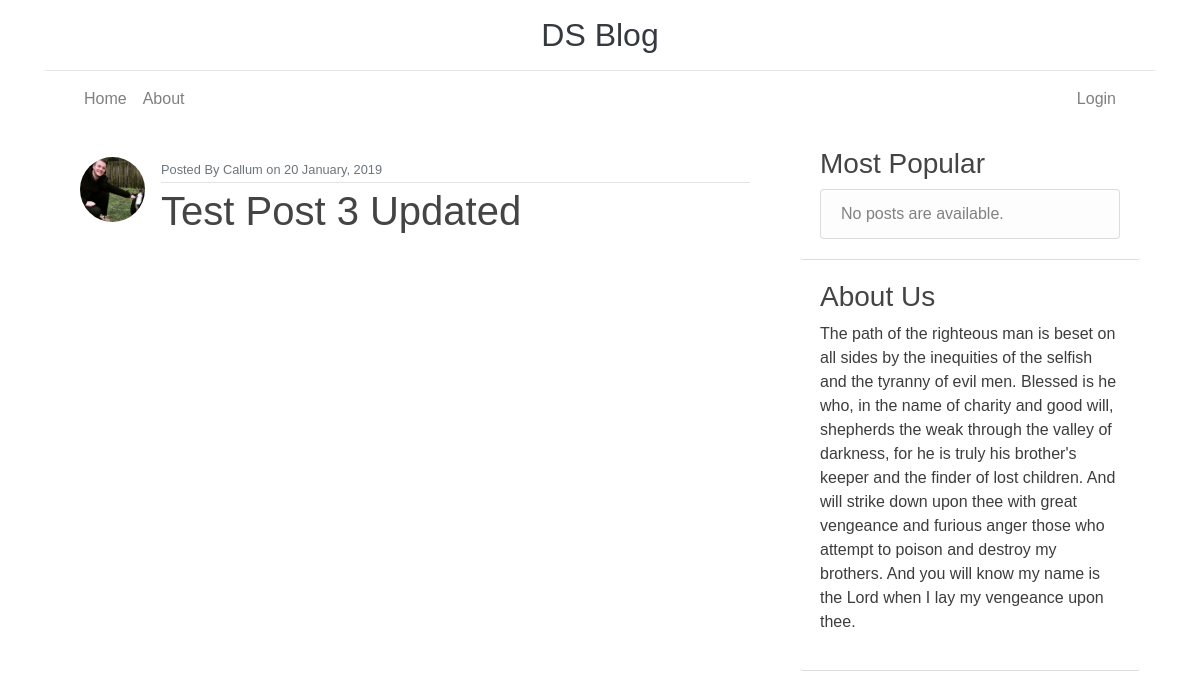
Screenshot of /3/ with the database file from the repository.
### blogPosts/models.py (models this page shows, shortened)
class BlogPost(models.Model):
    post_title = models.CharField(max_length=200)
    subtitle = models.CharField(max_length=400, default="Subtitle")
    pub_date = models.DateTimeField(default=timezone.now)
    author = models.ForeignKey(User, on_delete=models.CASCADE)
    body = models.TextField(default="Body")

### users/models.py (models this page shows, shortened)
class Profile(models.Model):
    user = models.OneToOneField(User, on_delete=models.CASCADE)
    profile_image = models.ImageField(default='default.png', upload_to='profile_pics')

### blogPosts/views.py (the view)
# urls.py: path('<int:post_id>/', PostDetailView.as_view(), name='post-detail'),
class PostDetailView(DetailView):
    model = BlogPost
    template_name = 'blogPosts/detail.html'
    context_object_name = 'post'
    pk_url_kwarg = 'post_id'
    def get_context_data(self, **kwargs):
        context = super(PostDetailView, self).get_context_data(**kwargs)
        post = self.get_object()
        context['title'] = post.post_title
        return context

### blogPosts/templatetags/markdownify.py (called while the page is built)
@register.filter
def markdown(value):
    renderer = HighlightRenderer()
    markdown = mistune.Markdown(renderer=renderer)
    return markdown(value)

### blogPosts/templates/blogPosts/detail.html (shortened to what this page needs)
{% extends 'blogPosts/base.html' %}
{% load markdownify %}
{% block content %}
    <article class="media content-section">
        <img class="rounded-circle article-img" src="{{ post.author.profile.profile_image.url }}" alt="{{ post.author.username }} profile image">
        <div class="media-body">
            <div class="article-metadata">
                <small class="text-muted">Posted By {{ post.author }} on {{ post.pub_date|date:"d F, Y" }}</small>
            </div>
            <h1 class="article-title-detail">{{ post.post_title }}</h1>
        </div>
    </article>
{% endblock content %}

### blogPosts/static/blogPosts/main.css (style rules this page uses)
body { background: #ffffff; color: #3d3d3d; margin: 0; font-family: Georgia, sans-serif }
h1, h2, h3, h4, h5, h6 { color: #444444; }
.content-section { background: #ffffff; padding: 10px 20px; border: 0; border-radius: 3px; margin-top: 20px; }
.article-title-detail { color: #444444; margin-bottom: 2rem!important; }
.article-img { height: 65px; width: 65px; object-fit: cover; margin-right: 16px; }
.article-metadata { padding-bottom: 1px; margin-bottom: 4px; border-bottom: 1px solid #e3e3e3 }

### rows the page displays
BlogPost: author.profile.profile_image (picture), author "Callum", pub_date "20 January, 2019", post_title "Test Post 3 Updated"
